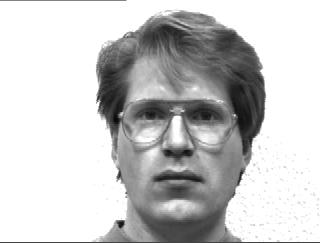
#> input picture dataset_recognize/train/subject01/subject01.glasses.gif, 320 x 243 px, found by its file name; its folder holds only this picture in this run
$ python face_recognization.py
#> lines starting #> are read from the running program, lines starting #| are printed output that depends on the picture
import numpy as np
import os
from PIL import Image

# Reshape and resize images to 1D vectors
def reshape_images(images, size=(100, 100)):
    """
    Reshapes a list of images to a specified size.
    """
    reshaped_images = []
    for image in images:
        resized_image = image.resize(size, Image.BILINEAR)
        reshaped_image = np.array(resized_image).flatten()
        reshaped_images.append(reshaped_image)
    return reshaped_images

def get_mean_image(data_matrix):
    """
    Computes the mean image from a data matrix.
    """
    mean_image = np.mean(data_matrix, axis=0)
    mean_image = mean_image.reshape(1, -1)  # Reshape mean_image to (1, 10000)
    print("Shape of mean_image after reshaping:", mean_image.shape)
    return mean_image

def subtract_mean_image(data_matrix, mean_image):
    """
    Subtracts the mean image from a data matrix.
    """
    print("Shape of mean_image:", mean_image.shape)
    print("Shape of data_matrix:", data_matrix.shape)
    subtracted_images = data_matrix - mean_image
    return subtracted_images

def perform_pca(data_matrix, num_components):
    """
    Performs Principal Component Analysis (PCA) on a data matrix.
    """
    # Compute covariance matrix directly
    covariance_matrix = np.dot(data_matrix.T, data_matrix) / data_matrix.shape[1]
    # Perform eigen decomposition
    eigen_values, eigen_vectors = np.linalg.eigh(covariance_matrix)
    # Sort eigenvalues and eigenvectors
    sorted_indices = np.argsort(eigen_values)[::-1]
    sorted_eigen_vectors = eigen_vectors[:, sorted_indices]
    # Select top k eigenvectors
    selected_eigen_vectors = sorted_eigen_vectors[:, :num_components]
    # Project data onto selected eigenvectors
    projected_data = np.dot(data_matrix, selected_eigen_vectors)

    return projected_data, selected_eigen_vectors

def map_to_components(subtracted_images, selected_eigen_vectors):
    """
    Maps subtracted images to new components.
    """
    components = np.dot(subtracted_images, selected_eigen_vectors)
    return components

def recognize_face(test_image, mean_image, selected_eigen_vectors, threshold=4500):
    """
    Recognizes a facein a given test image.
    """
    print("Shape of selected_eigen_vectors:", selected_eigen_vectors.shape)

    # Flatten and reshape test image
    reshaped_test_image = np.array(test_image).flatten()
    print("Shape of reshaped_test_image:", reshaped_test_image.shape)
    # Ensure mean image has the same shape as the test image
    mean_image = mean_image.reshape(-1)  # Flatten mean image
    # Subtract mean image from test image
    subtracted_test_image = reshaped_test_image - mean_image
    # Project test image onto selected eigenvectors
    test_component = np.dot(subtracted_test_image, selected_eigen_vectors)
    # Calculate distances and find minimum distance index
    distances = np.linalg.norm(mapped_components - test_component, axis=1)
    min_distance_index = np.argmin(distances)
    min_distance = distances[min_distance_index]

    # Check if minimum distance meets threshold
    if min_distance < threshold:
        return min_distance_index
    else:
        return -1

# Load training images
training_path = r"C:\Users\maria\Downloads\dataset_gif\train"
training_images = []
training_labels = []
for person_folder in os.listdir(training_path):
    person_folder_path = os.path.join(training_path, person_folder)
    if not os.path.isdir(person_folder_path):
        continue
    for image_file in os.listdir(person_folder_path):
        image_path = os.path.join(person_folder_path, image_file)
        if not os.path.isfile(image_path):
            continue
        try:
            image = Image.open(image_path)
#> image is the input picture: PIL image 320x243 L; min 8, max 255, mean 200.7
            training_images.append(image)
            training_labels.append(person_folder)
        except (IOError, OSError) as e:
            print(f"Error loading image: {image_path}")
            print(f"Error message: {str(e)}")

# Check if training images are empty
if len(training_images) == 0:
    print("No training images found.")
else:
    print(f"Number of training images: {len(training_images)}")
#| Number of training images: 2

# Reshape and resize images
reshaped_training_images = reshape_images(training_images)
#> the loop in reshape_images, `for image in images:` made 2 passes
#> pass 1, in reshape_images, `resized_image = image.resize(size, Image.BILINEAR)`:
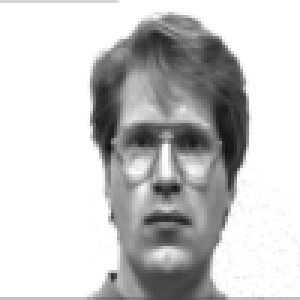
#> resized_image: PIL image 100x100 L (shown 3 times larger); min 17, max 255, mean 200.9
#> pass 2, in reshape_images, `resized_image = image.resize(size, Image.BILINEAR)`:
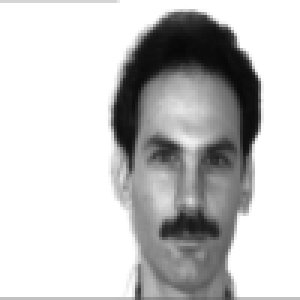
#> resized_image: PIL image 100x100 L (shown 3 times larger); min 8, max 255, mean 197.9
#> after the loop in reshape_images, `for image in images:`: reshaped_images = 2 items
#> reshaped_training_images = 2 items
# Convert reshaped training images to a numpy array
data_matrix = np.array(reshaped_training_images)
# Calculate mean image
mean_image = get_mean_image(data_matrix)
#> in get_mean_image, `mean_image = np.mean(data_matrix, axis=0)`: mean_image = 10000 values, max 255 at index 40, min 30 at index 1252, mean 199.4
#| Shape of mean_image after reshaping: (1, 10000)
# Subtract the mean image from all images
subtracted_images = subtract_mean_image(data_matrix, mean_image)
#| Shape of mean_image: (1, 10000)
#| Shape of data_matrix: (2, 10000)
# Perform PCA to reduce dimensionality
num_components = 23
projected_data, selected_eigen_vectors = perform_pca(subtracted_images, num_components)
#> in perform_pca, `eigen_values, eigen_vectors = np.linalg.eigh(covariance_matrix)`: eigen_values = 10000 values, max 4.29e+303 at index 5675, min -1.65e+308 at index 448, mean -1.66e+304
#> in perform_pca, `sorted_indices = np.argsort(eigen_values)[::-1]`: sorted_indices = 10000 values, max 9999 at index 847, min 0 at index 170, mean 4999.5
# Map images to new components
mapped_components = map_to_components(subtracted_images, selected_eigen_vectors)

def find_faces(test_image_path):
    test_image = Image.open(test_image_path).convert("L")  # Convert to grayscale
    resized_test_image = test_image.resize((100, 100), Image.BILINEAR)
    recognized_index = recognize_face(resized_test_image, mean_image, selected_eigen_vectors)

    detected_label = []
    detected_images = []

    if recognized_index != -1:
        detected_label = training_labels[recognized_index]
        print("Recognized Label:", detected_label)
        # Load all training images for the recognized label
        detected_images = [training_images[i] for i, label in enumerate(training_labels) if label == detected_label]

    return detected_label, detected_images
